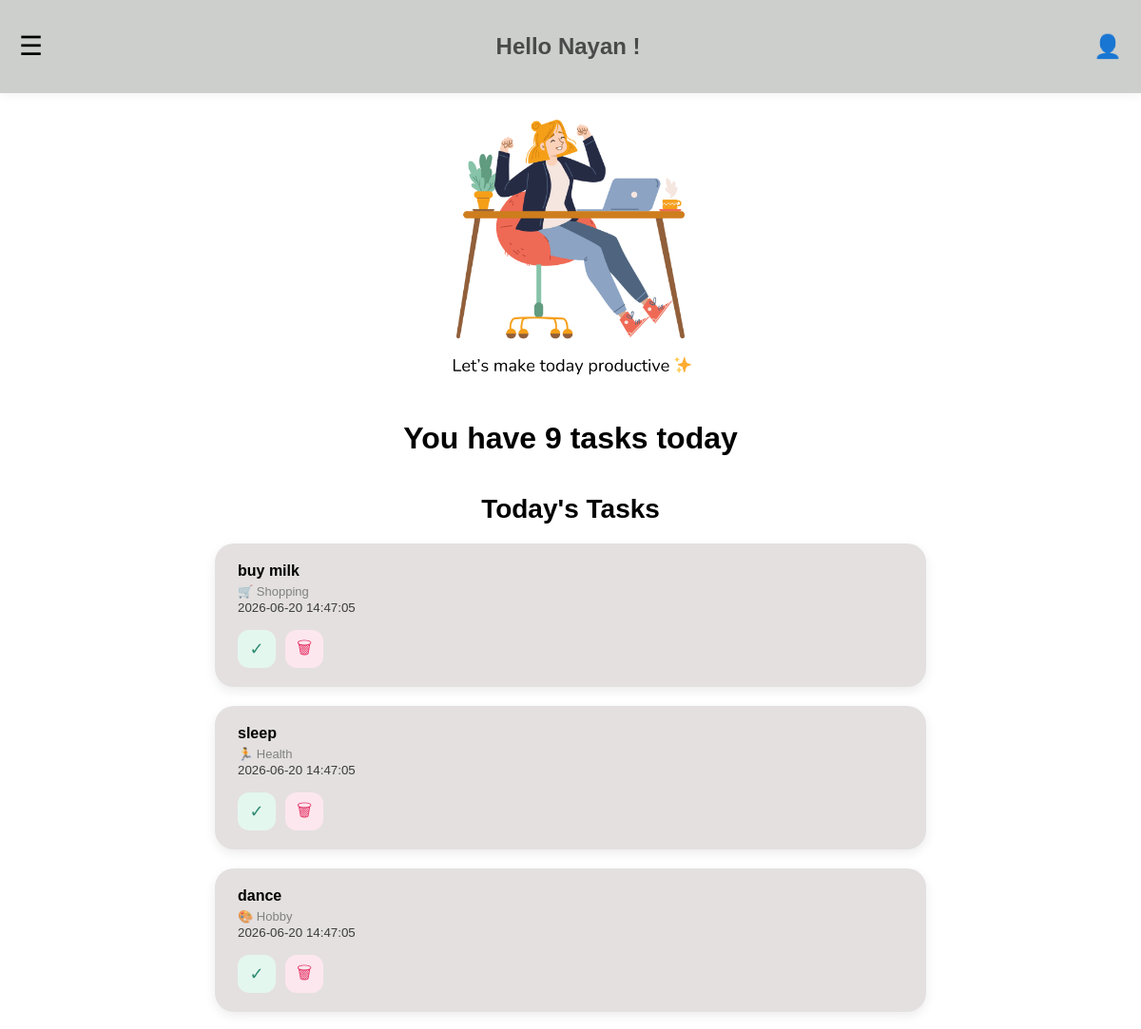
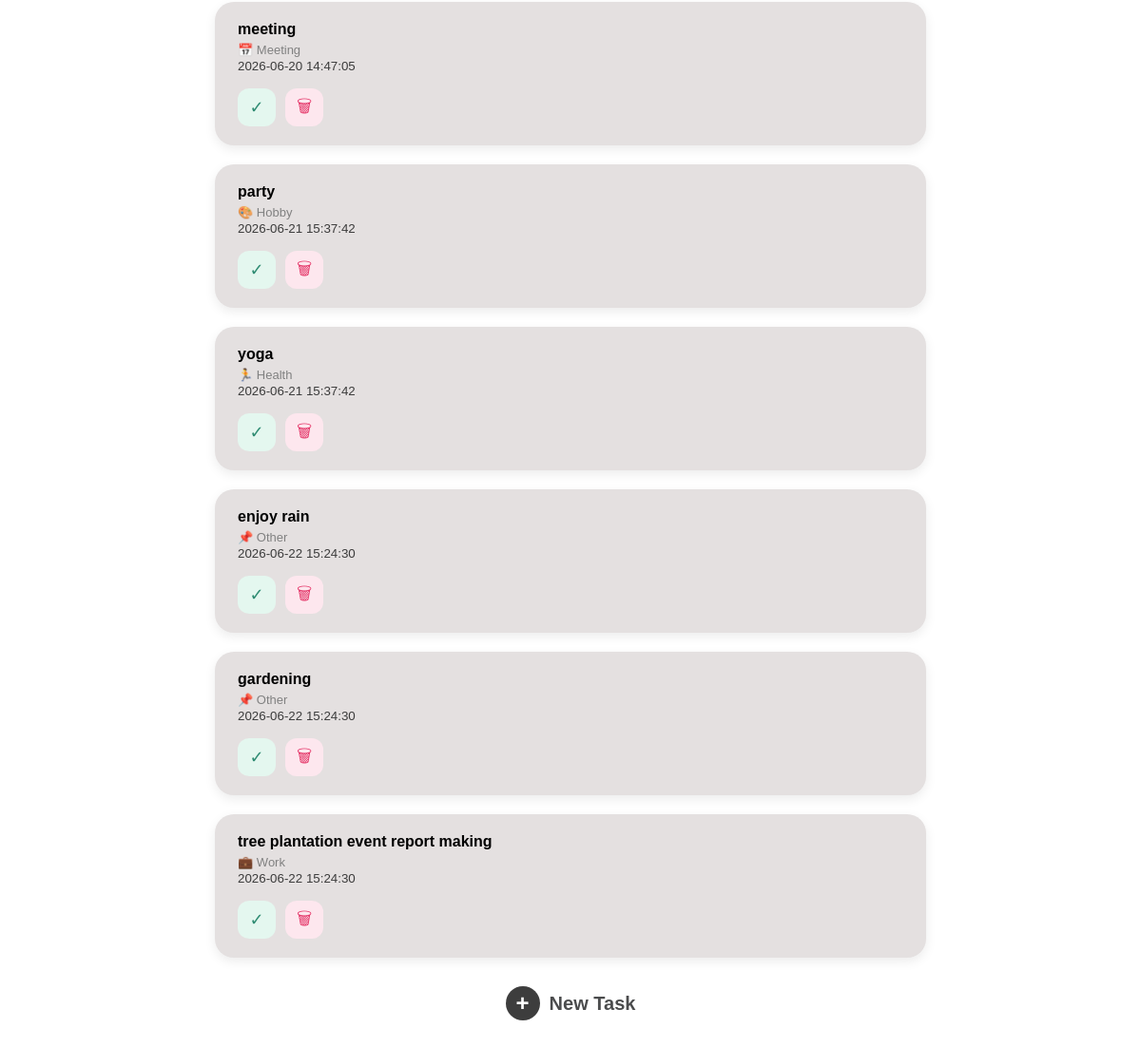
The app's page /home, older data (2 pictures, top to bottom).
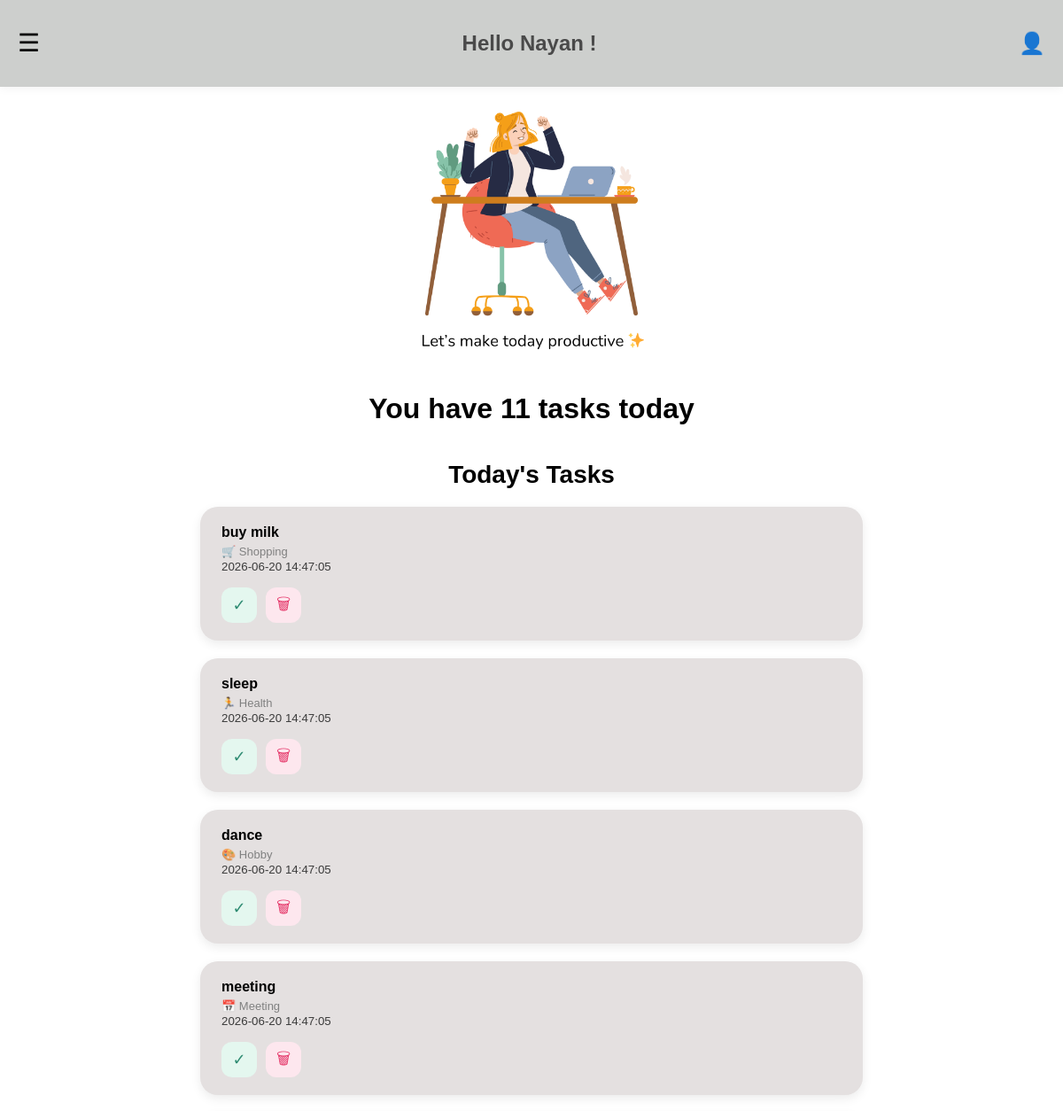
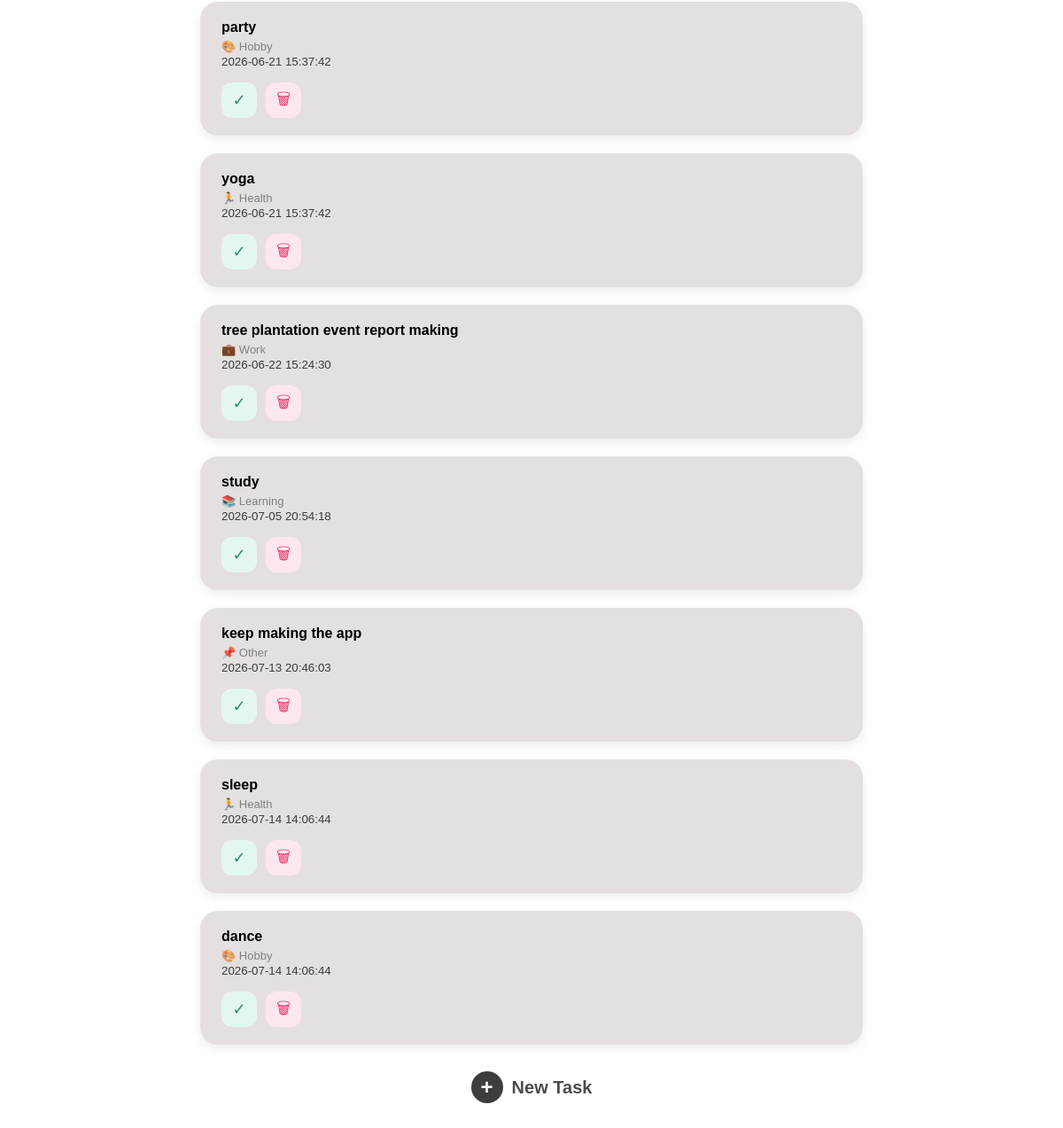
The same page, newer data (2 pictures, top to bottom).
### tables this page shows
CREATE TABLE tasks (
        id INTEGER PRIMARY KEY AUTOINCREMENT,
        name TEXT,
        category TEXT,
        status TEXT,
        date TEXT
    );

### app.py (the view)
@app.route("/home")
def home():
    conn = sqlite3.connect("tasks.db")
    cursor = conn.cursor()
    cursor.execute("SELECT * FROM tasks WHERE status='pending'")
    pending_rows = cursor.fetchall()
    conn.close()
    category_icons = {
        "Learning": "📚",
        "Work": "💼",
        "Health": "🏃",
        "Shopping": "🛒",
        "Personal": "🏠",
        "Hobby": "🎨",
        "Finance": "💰",
        "Meeting": "📅",
        "Design": "🖌️",
        "Special Event": "🎉",
        "Other": "📌"
    }
    pending_tasks = []
    for row in pending_rows:
        pending_tasks.append({
            "id": row[0],
            "name": row[1],
            "category": row[2],
            "status": row[3],
            "date": row[4],
            "icon": category_icons.get(row[2], "📌")
        })
    pending_count = len(pending_tasks)
    return render_template(
        "home.html",
        pending_tasks=pending_tasks,
        pending_count=pending_count
    )

### templates/home.html (shortened to what this page needs)
<!DOCTYPE html>
<html>
<head>
    <link rel="stylesheet" href="{{ url_for('static', filename='style.css') }}">
</head>
<body>
    <div class="topbar">
    <span class="menu-btn" onclick="openSidebar()">☰</span>
    <h2>Hello Nayan !</h2>
    <div class="profile">👤</div>
</div>
    <div class="hero-section">
        <img src="{{ url_for('static', filename='images/toDo_app_image.png') }}"
     alt="Motivation"
     class="hero-image">
         <h1 class="text-message">You have {{ pending_count }} task{% if pending_count != 1 %}s{% endif %} today</h1>
    </div>
<div class="today-tasks">
    <h3>Today's Tasks</h3>
   {% if pending_tasks %}
     {% for task in pending_tasks %}
        <div class="task-card">
           <div class="task-header">
              <div class="task-text">
               <h4>{{ task.name }}</h4>
               <p>{{ task.icon }} {{ task.category }}</p>
               <small>{{ task.date }}</small>
                    </div>
                  <div class="task-buttons">
                  <button class="done-btn" onclick="markDone('{{ task.id }}')"> ✓ </button>
                  <button class="delete-btn" onclick="deleteTask('{{ task.id }}')"> 🗑 </button>
                  </div>
                </div>
            </div>
        {% endfor %}
    {% else %}
        <p>No pending tasks.</p>
    {% endif %}
</div>
<div class="new-task-container">
    <a href="/add-task" class="new-task-btn">
        <span class="plus-icon">+</span>
        <span>New Task</span>
    </a>
</div>
</body>
</html>

### static/style.css (style rules this page uses)
body { background-color: #f3bce7; font-family: "Segoe UI", sans-serif; margin: 0; }
h2 { text-align: center; color: #4a4a4a; }
body { margin: 0; font-family: 'segoe UI',sans-serif; background:white; }
.menu-btn { font-size: 28px; cursor: pointer; user-select: none; }
.topbar { display: flex; justify-content: space-between; align-items: center; padding: 15px 20px; background-color:#cdcfcd; box-shadow: 0 2px 10px rgba(0, 0, 0, 0.05); }
.profile { font-size: 24px; }
.menu-btn { font-size: 28px; cursor: pointer; }
.today-tasks h3 { justify-content: center; display: flex; }
.task-card { background:rgb(228, 224, 224); max-width:700px; margin:20px auto; padding: 20px 24px; margin-bottom: 12px; border-radius: 20px; box-shadow: 0 4px 12px rgba(0,0,0,0.08); }
.task-text { flex:1; }
.task-text h4 { margin:0 0 8px 0; }
.task-text p { margin:5px 0; }
.task-text small { color:#3b3b3b; }
.task-card h4 { margin: 0; font-size: 16px; }
.task-card p { margin: 5px 0 0; font-size: 13px; color: gray; }
h3 { margin-top: 25px; }
.hero-section { position: relative; text-align: center; margin-top:20px; }
.hero-image { width:300px; max-width:90%; }
.task-buttons { display: flex; gap: 10px; margin-top:15px; }
.task-buttons button { width: 40px; height: 40px; border: none; border-radius: 12px; cursor: pointer; font-size: 18px; transition:0.2s; }
.done-btn { background: #E4F7EF; color: #2E8B72; border: none; padding: 6px 12px; border-radius: 8px; cursor: pointer; }
.delete-btn { background: #FDE7EE; color: #E5396B; border: none; padding: 6px 12px; border-radius: 8px; cursor: pointer; }
.today-tasks h3, .completed-tasks h3 { max-width: 700px; margin: 40px auto 15px auto; font-size: 28px; font-weight: 700; }
.new-task-container { max-width: 700px; margin: 30px auto; display: flex; justify-content: center; }
.new-task-btn { display: inline-flex; align-items: center; gap: 10px; text-decoration: none; color: #4b4c4d; font-size: 20px; font-weight: 600; }
.plus-icon { width: 36px; height: 36px; border-radius: 50%; background: #3d3d3d; color: white; display: flex; justify-content: center; align-items: center; font-size: 24px; }
body { margin: 0; background: white; font-family: Arial; }

Row changes from the older to the newer data that the page shows:
removed tasks: name "enjoy rain", icon "📌", category "Other", date "2026-06-22 15:24:30"
removed tasks: name "gardening", icon "📌", category "Other", date "2026-06-22 15:24:30"
added tasks: name "study", icon "📚", category "Learning", date "2026-07-05 20:54:18"
added tasks: name "keep making the app", icon "📌", category "Other", date "2026-07-13 20:46:03"
added tasks: name "sleep", icon "🏃", category "Health", date "2026-07-14 14:06:44"
added tasks: name "dance", icon "🎨", category "Hobby", date "2026-07-14 14:06:44"
Text that changed along with them:
{{ pending_count }}: "9" → "11"
